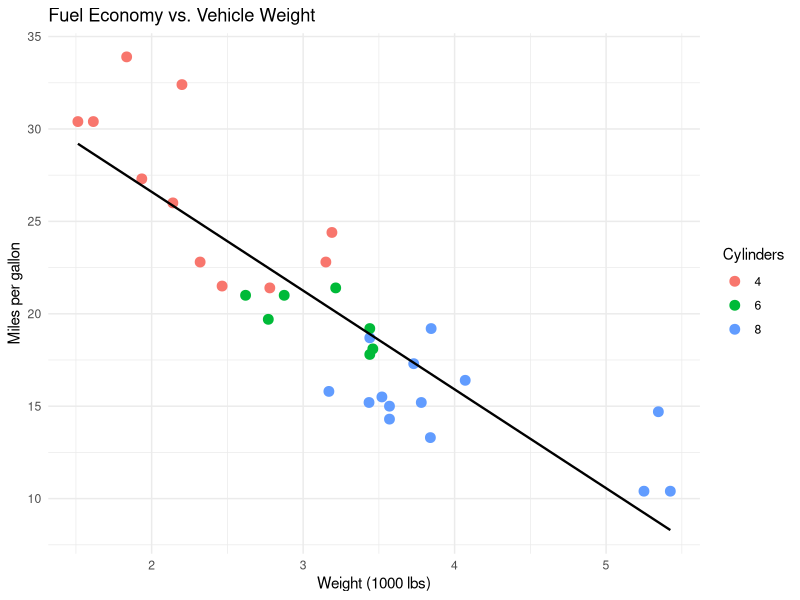

R code for this plot:
## ---- chunk 1
knitr::opts_chunk$set(echo = TRUE)
## ---- chunk 2
data(mtcars)
head(mtcars)

# Summary statistics for miles per gallon and weight
summary(mtcars[, c("mpg", "wt")])

# Mean mpg by number of cylinders
aggregate(mpg ~ cyl, data = mtcars, FUN = mean)
## ---- chunk 3
library(ggplot2)

ggplot(mtcars, aes(x = wt, y = mpg, color = factor(cyl))) +
  geom_point(size = 3) +
  geom_smooth(method = "lm", se = FALSE, color = "black", linewidth = 0.8) +
  labs(
    title = "Fuel Economy vs. Vehicle Weight",
    x = "Weight (1000 lbs)",
    y = "Miles per gallon",
    color = "Cylinders"
  ) +
  theme_minimal()
## ---- chunk 4
fit <- lm(mpg ~ wt, data = mtcars)
summary(fit)
